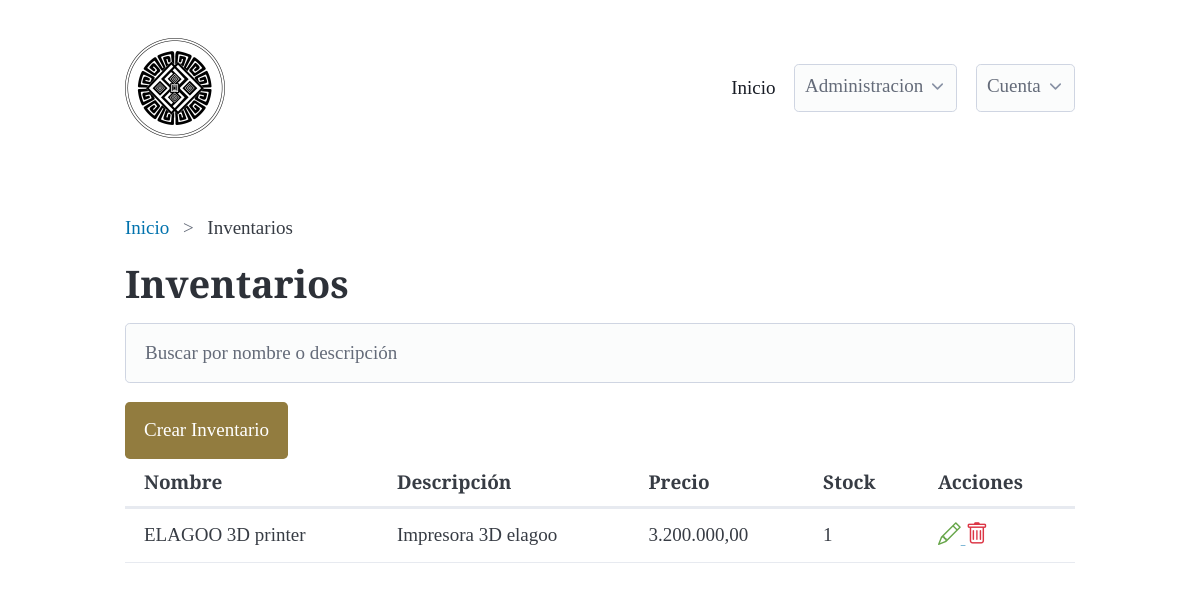
Page /inventories/inventories_list/ (signed in) on the committed database.
### inventories/models.py (models this page shows, shortened)
class Inventory(models.Model):
    name = models.CharField(max_length=100)
    description = models.TextField()
    price = models.DecimalField(max_digits=10, decimal_places=2,validators=[MinValueValidator(0)])
    stock = models.IntegerField(validators=[MinValueValidator(0)])
    created_at = models.DateTimeField(auto_now_add=True)
    updated_at = models.DateTimeField(auto_now=True)

### inventories/views.py (the view)
# urls.py: path('inventories_list/', views.InventoriesListView.as_view(), name='inventories_list'),
class InventoriesListView(ListView):
    model = Inventory
    template_name = 'inventories/inventories_list.html'
    context_object_name = 'inventories'

### inventories/templates/inventories/inventories_list.html (shortened to what this page needs)
{% extends 'base.html' %}
{% block breadcrumb %}
<nav aria-label="breadcrumb">
    <ul>
       <li><a href="{% url 'dashboard:dashboard' %}">Inicio</a></li>
      <li>Inventarios</li>
    </ul>
  </nav>
{% endblock %}
{% block content %}
<h1>Inventarios</h1>
{% include 'includes/search_by_description.html' %}
<button onclick="window.location.href='{% url 'inventories:inventories_create' %}'">Crear Inventario</button>
<table>
    <thead>
        <tr>
            <th>Nombre</th>
            <th>Descripción</th>
            <th>Precio</th>
            <th>Stock</th>
            <th>Acciones</th>
        </tr>
    </thead>
    <tbody>
        {% for inventory in inventories %}
        <tr>
            <td>{{ inventory.name }}</td>
            <td>{{ inventory.description }}</td>
            <td>{{ inventory.price }}</td>
            <td>{{ inventory.stock }}</td>
            <td>
                <a class="edit-option" href="{% url 'inventories:inventories_update' inventory.id %}">
                    <i class="bi bi-pencil"></i>
                </a>
                <a class="delete-option" href="{% url 'inventories:inventories_delete' inventory.id %}">
                    <i class="bi bi-trash"></i>
                </a>
            </td>
        </tr>
        {% endfor %}
    </tbody>
</table>
{% endblock %}

### static/css/style.css (style rules this page uses)
:root { font-family: 'Cormorant', serif; }
h1 { font-size: 2rem; font-weight: 700; font-family: 'Cormorant', serif; }
button { background-color: #927c3f; color: white; border: none; }
.bi { font-size: 1.2em; }
.edit-option { color: #66a549; }
.delete-option { color: #dc3545; }

### rows in the picture
Inventory: name "ELAGOO 3D printer", description "Impresora 3D elagoo", price "3.200.000,00", stock "1"
